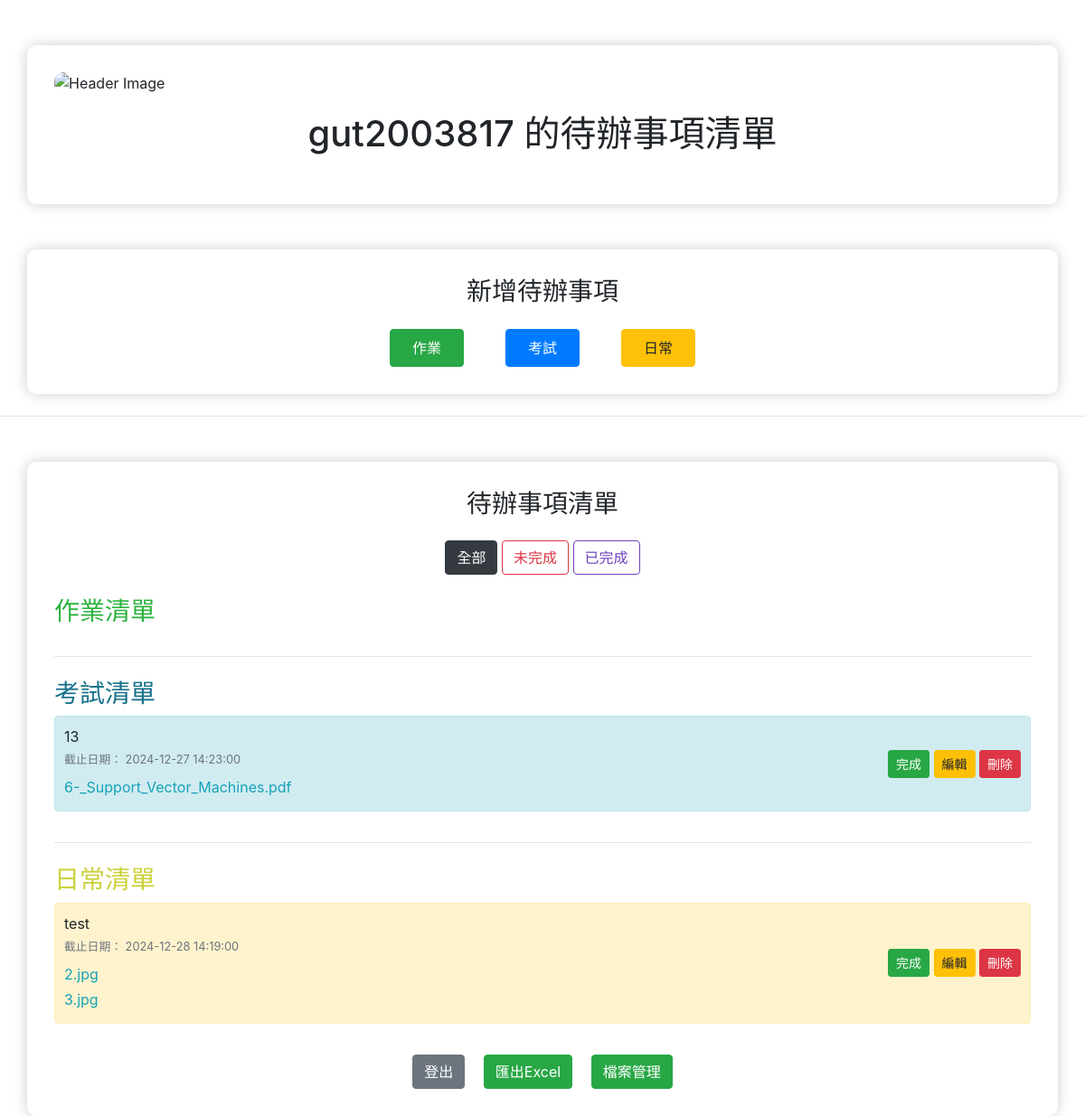
The app's page / (signed in) with its own data.
### app.py (models this page shows)
class User(db.Model):
    id = db.Column(db.Integer, primary_key=True)
    username = db.Column(db.String(150), nullable=False, unique=True)
    password = db.Column(db.String(200), nullable=False)
    todos = db.relationship('Todo', backref='user', lazy=True)

class Todo(db.Model):
    id = db.Column(db.Integer, primary_key=True)
    content = db.Column(db.String(200), nullable=False)
    completed = db.Column(db.Boolean, default=False)
    date_created = db.Column(db.DateTime, default=datetime.utcnow)
    due_date = db.Column(db.DateTime, nullable=True)
    user_id = db.Column(db.Integer, db.ForeignKey('user.id'), nullable=False)
    category = db.Column(db.String(50), nullable=False, default='日常')
    files = db.relationship('File', backref='todo', lazy=True)  # 關聯檔案

class File(db.Model):
    id = db.Column(db.Integer, primary_key=True)
    filename = db.Column(db.String(200), nullable=False)  # 檔案名稱
    filepath = db.Column(db.String(300), nullable=False)  # 檔案路徑
    todo_id = db.Column(db.Integer, db.ForeignKey('todo.id'), nullable=False)  # 關聯待辦事項
    upload_time = db.Column(db.DateTime, default=datetime.utcnow)  # 上傳時間

### app.py (the view)
@app.route('/')
def index():
    if 'user_id' not in session:
        return redirect(url_for('login'))
    user = User.query.get(session['user_id'])
    if not user:
        return redirect(url_for('login'))
    category = request.args.get('category', 'all')
    if category == 'completed':
        todos = Todo.query.filter_by(user_id=user.id, completed=True).order_by(Todo.due_date.asc().nulls_last(), Todo.date_created.asc()).all()
    elif category == 'incomplete':
        todos = Todo.query.filter_by(user_id=user.id, completed=False).order_by(Todo.due_date.asc().nulls_last(), Todo.date_created.asc()).all()
    else:  # 默認顯示全部
        todos = Todo.query.filter_by(user_id=user.id).order_by(Todo.due_date.asc().nulls_last(), Todo.date_created.asc()).all()
    for todo in todos:
        todo.is_overdue = todo.due_date and todo.due_date < datetime.utcnow()
    files = File.query.join(Todo, File.todo_id == Todo.id).filter(Todo.user_id == user.id).all()
    reminders = session.pop('reminder', None)
    return render_template('index.html', todos=todos, username=user.username, reminders=reminders, category=category, files=files)

### app.py (called while the page is built)
@app.before_request
def update_last_activity():
    if 'user_id' in session:
        session.permanent = True  # 設定 session 為永久，以便配合 `permanent_session_lifetime`
        session.modified = True  # 確保活動時間更新

@app.before_request
def update_last_activity():
    if 'user_id' in session:
        session.permanent = True  # 設定 session 為永久，以便配合 `permanent_session_lifetime`
        session.modified = True  # 確保活動時間更新

### templates/index.html (shortened to what this page needs)
<!DOCTYPE html>
<html lang="zh-Hant">
<head>
    <link rel="stylesheet" href="https://stackpath.bootstrapcdn.com/bootstrap/4.5.2/css/bootstrap.min.css">
</head>
<body>
    <div class="container">
        <img src="https://img.zuomeme.com/uploads/1693569081758172966967.jpg" alt="Header Image" class="header-image">
        <h1 class="text-center mb-4">{{ username }} 的待辦事項清單</h1>
    </div>
    <div class="container">
        <h3 class="text-center mb-4">新增待辦事項</h3>
        <div class="row justify-content-center">
            <div class="col-auto">
                <button class="btn category-btn btn-success mx-2 py-2 px-4" data-bs-toggle="modal" data-bs-target="#addTodoModal" data-category="作業">
                    作業
                </button>
            </div>
            <div class="col-auto">
                <button class="btn category-btn btn-primary mx-2 py-2 px-4" data-bs-toggle="modal" data-bs-target="#addTodoModal" data-category="考試">
                    考試
                </button>
            </div>
            <div class="col-auto">
                <button class="btn category-btn btn-warning mx-2 py-2 px-4" data-bs-toggle="modal" data-bs-target="#addTodoModal" data-category="日常">
                    日常
                </button>
            </div>
        </div>
    </div>
    <hr class="my-4">
    <div class="container">
        <h3 class="text-center mb-4">待辦事項清單</h3>
        <div class="text-center mb-4">
            <a href="/?category=all" class="btn btn-outline-dark {% if category == 'all' %}active{% endif %}">全部</a>
            <a href="/?category=incomplete" class="btn btn-outline-danger {% if category == 'incomplete' %}active{% endif %}">未完成</a>
            <a href="/?category=completed" class="btn btn-outline-purple {% if category == 'completed' %}active{% endif %}">已完成</a>
        </div>
        {% macro render_category(category_name, todos) %}
        <div class="category">
            <h3 class="
            {% if category_name == '作業' %}text-green{% elif category_name == '考試' %}text-blue{% elif category_name == '日常' %}text-Yellow{% endif %}">
            {{ category_name }}清單
            </h3>
            <ul class="list-group">
                {% for todo in todos if todo.category == category_name %}
                {% set matched_files = (files|selectattr("todo_id", "equalto", todo.id)|list) %}
                    <li class="list-group-item todo-item category-{{ category_name }} {% if todo.completed %}completed{% endif %}">
                        <div class="d-flex justify-content-between align-items-center">
                            <div>
                                <span class="{% if todo.is_overdue %}text-danger{% else %}text-body{% endif %}">
                                    {{ todo.content }}
                                </span><br>
                                <small class="{% if todo.is_overdue %}text-danger{% else %}text-muted{% endif %}">
                                    截止日期：
                                    {% if todo.due_date %}
                                        {{ todo.due_date.strftime('%Y-%m-%d %H:%M:%S') }}
                                    {% else %}
                                        無截止日期
                                    {% endif %}
                                </small>
                                {% if matched_files|length > 0 %}
                                <div class="mt-2">
                                    {% for f in matched_files %}
                                        <a href="{{ url_for('view_file', file_id=f.id) }}" target="_blank" class="text-info d-block mb-1">
                                            {{ f.filename }}
                                        </a>
                                    {% endfor %}
                                </div>
                                {% endif %}
                            </div>
                            <div>
                                <a href="/complete/{{ todo.id }}" class="btn btn-success btn-sm">
                                    {{ '未完成' if todo.completed else '完成' }}
                                </a>
                                <a href="javascript:void(0);" class="btn btn-warning btn-sm edit-btn"
                                data-id="{{ todo.id }}" data-content="{{ todo.content }}"
                                data-due-date="{{ todo.due_date.strftime('%Y-%m-%d') if todo.due_date else '' }}"
                                data-files='[
                                {% for f in matched_files %}
                                    {"id":{{f.id}}, "filename":"{{f.filename}}"}
                                    {% if not loop.last %},{% endif %}
                                {% endfor %}
                                ]'>
                                    編輯
                                </a>
                                <a href="/delete/{{ todo.id }}" class="btn btn-danger btn-sm">刪除</a>
                            </div>
                        </div>
                    </li>
                {% endfor %}
            </ul>
        </div>
        {% endmacro %}
        {{ render_category('作業', todos) }}
        <hr class="my-4">
        {{ render_category('考試', todos) }}
        <hr class="my-4">
        {{ render_category('日常', todos) }}
    <div class="text-center mt-4">
        <a href="/logout" class="btn btn-secondary mx-2">登出</a>
        <a href="/export" class="btn btn-success mx-2">匯出Excel</a>
        <a href="/files" class="btn btn-success mx-2">檔案管理</a>
    </div>
</body>
</html>

### templates/index.html (style rules this page uses)
body { background-color: #ffffff; transition: background-color 0.3s ease; }
.container { margin-top: 50px; background-color: #ffffff; padding: 30px; border-radius: 10px; box-shadow: 0 0 15px rgba(0, 0, 0, 0.2); }
.todo-item { padding: 10px; border-radius: 5px; margin-bottom: 10px; }
.header-image { width: 100%; height: auto; margin-bottom: 20px; border-radius: 10px; }
.list-group-item.category-考試 { background-color: #d1ecf1; border-color: #bee5eb; }
.list-group-item.category-日常 { background-color: #fff3cd; border-color: #ffeeba; }
.text-blue { color: rgb(23, 113, 138); }
.text-green { color: rgb(45, 179, 63); }
.text-Yellow { color: rgb(204, 209, 57); }
.btn-outline-purple { color: #6f42c1; border-color: #6f42c1; }

### records on screen
User: username "gut2003817"
Todo: content "13", due_date "2024-12-27 14:23:00", completed "完成"
File: filename "6-_Support_Vector_Machines.pdf"
Todo: content "test", due_date "2024-12-28 14:19:00", completed "完成"
File: filename "2.jpg"
File: filename "3.jpg"

### other values on screen
{{ category_name }} "作業 考試 日常"
